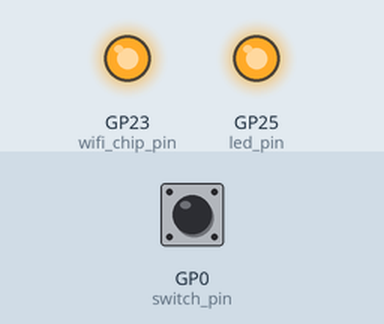
This program was run on a simulated Raspberry Pi Pico running MicroPython. Parts: output pins drawn as LEDs (lit = HIGH). Inputs (shaded band) come from the test bench; at power-on: GP0 (switch_pin) HIGH. Deep sleep restarts the program when it ends; pins used as bus, display or sensor lines are not drawn; what the program prints to the serial console is not drawn. At 4.2 s the program puts the board to deep sleep or switches it off; the recording ends there.

Above: at 1.2 s.
1.3 s: GP0 (switch_pin) pulled LOW for 3.2 s
Timing chart, 0 to 4.2 s (numbered marks = the images above; inputs shaded):
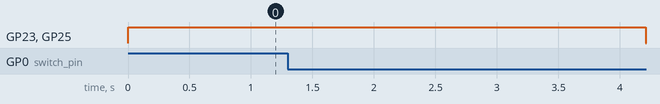

Measured:
- after the input at 1.3 s, GP23 (wifi_chip_pin), GP25 (led_pin): HIGH → LOW after 2.9 s

The program:

Deep_sleep.py
```python
import machine
import utime

# スイッチ入力、Wi-Fi通信チップ、電源ピンのピン番号
switch_pin = 0         # 任意のピン番号を指定してください
wifi_chip_pin = 23     # Wi-Fi通信チップのピン番号
switch_power_pin = 2   # スイッチ用電源ピンのピン番号
led_pin = "LED"

# スリープまでの待機時間（秒）
sleep_time = 3

def enter_deepsleep():
    # Wi-Fi通信チップのピンをlowに設定
    machine.Pin(wifi_chip_pin, machine.Pin.OUT).value(0)
    machine.Pin(led_pin, machine.Pin.OUT).value(0)
    print("Deep Sleepモードに移行します。")
    machine.deepsleep()

def awaken_state_operations():
    # アウェイク中はWi-Fi通信チップのピンをhighに設定
    machine.Pin(wifi_chip_pin, machine.Pin.OUT).value(1)
    machine.Pin(led_pin, machine.Pin.OUT).value(1)
    print("アウェイク状態の操作を実行します。")

# 電源ピンをON
machine.Pin(switch_power_pin, machine.Pin.OUT, value=1)

# メインループ
while True:
    # スリープ時間内にスイッチが押された場合
    awake_start_time = utime.ticks_ms()
    awaken_state_operations()
    while True:
        utime.sleep_ms(100)
        switch_state = machine.Pin(switch_pin, machine.Pin.IN).value()
        if switch_state == 1:
            print("スイッチが押されました。アウェイク状態に移行します。")
            break
        elif utime.ticks_diff(utime.ticks_ms(), awake_start_time) >= sleep_time * 1000:
            print("スリープ時間が経過しました。")
            enter_deepsleep()
```
